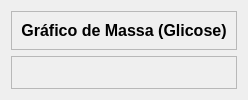
            <widget class="QWidget" name="pagina_grafico_massa_glicose">
             <layout class="QVBoxLayout" name="verticalLayout_22">
              <item>
               <widget class="QFrame" name="frame_26">
                <property name="frameShape">
                 <enum>QFrame::StyledPanel</enum>
                </property>
                <property name="frameShadow">
                 <enum>QFrame::Raised</enum>
                </property>
                <layout class="QVBoxLayout" name="verticalLayout_21">
                 <item alignment="Qt::AlignTop">
                  <widget class="QLabel" name="label_14">
                   <property name="font">
                    <font>
                     <family>Arial</family>
                     <pointsize>12</pointsize>
                     <weight>75</weight>
                     <bold>true</bold>
                     <stylestrategy>PreferDefault</stylestrategy>
                    </font>
                   </property>
                   <property name="text">
                    <string>Gráfico de Massa (Glicose)</string>
                   </property>
                   <property name="alignment">
                    <set>Qt::AlignCenter</set>
                   </property>
                  </widget>
                 </item>
                </layout>
               </widget>
              </item>
              <item>
               <widget class="QFrame" name="frame_27">
                <property name="sizePolicy">
                 <sizepolicy hsizetype="Preferred" vsizetype="Expanding">
                  <horstretch>0</horstretch>
                  <verstretch>0</verstretch>
                 </sizepolicy>
                </property>
                <property name="frameShape">
                 <enum>QFrame::StyledPanel</enum>
                </property>
                <property name="frameShadow">
                 <enum>QFrame::Raised</enum>
                </property>
                <layout class="QGridLayout" name="grafico_massa_glicose"/>
               </widget>
              </item>
             </layout>
            </widget>
